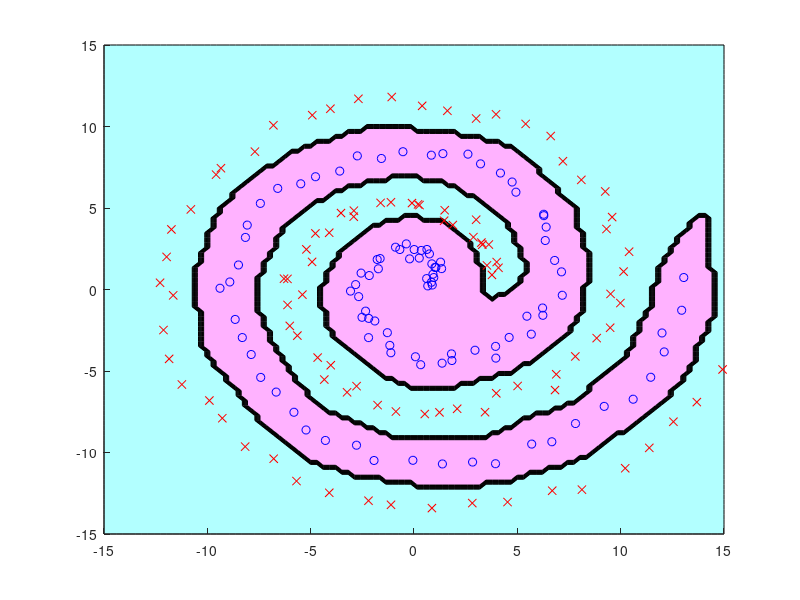

The MATLAB script that drew this image:
clear all;
rand('state',0); randn('state',0);
n=200;
a=linspace(0,4*pi,n/2);
u=[a.*cos(a) (a+pi).*cos(a)]'+rand(n,1);
v=[a.*sin(a) (a+pi).*sin(a)]'+rand(n,1);
x=[u v];
y=[ones(1,n/2) -ones(1,n/2)]';
C=1; h=1; hh=2*h^2;

function t = SVM(x,y,C,h,alpha=0.5,beta=0.8)
  [r c] = size(x); 
  epsilon=alpha; 
  hh=h^2;
  t = zeros([r 1]); 
  x2 = diag(x*x');
%ガウスカーネルをまとめたもの
  K = exp(-(repmat(x2,1,r)+repmat(x2',r,1)-2*x*x')/2*hh);
  for k = 1:50
    sum = zeros([200 1]);
    for i = 1:r
      if 1 - y(i) * K(i,:) * t > 0
        sum += y(i)*K(i,:)';
      end
    end
    t = t - epsilon*(C*sum+2*K*t);
    epsilon *= beta;
  end
endfunction

t=SVM(x,y,C,h);
m=100; 
X=linspace(-15,15,m)';
X2=X.^2;
%ノルムを展開してる
U=exp(-(repmat(u.^2,1,m)+repmat(X2',n,1)-2*u*X')/hh);
V=exp(-(repmat(v.^2,1,m)+repmat(X2',n,1)-2*v*X')/hh);
figure(1); clf; hold on; axis([-15 15 -15 15]);
contourf(X,X,sign(V'*(U.*repmat(t,1,m))));
plot(x(y == 1,1),x(y == 1,2),'bo');
plot(x(y == -1,1),x(y == -1,2),'rx');
colormap([1 0.7 1; 0.7 1 1]);





  
